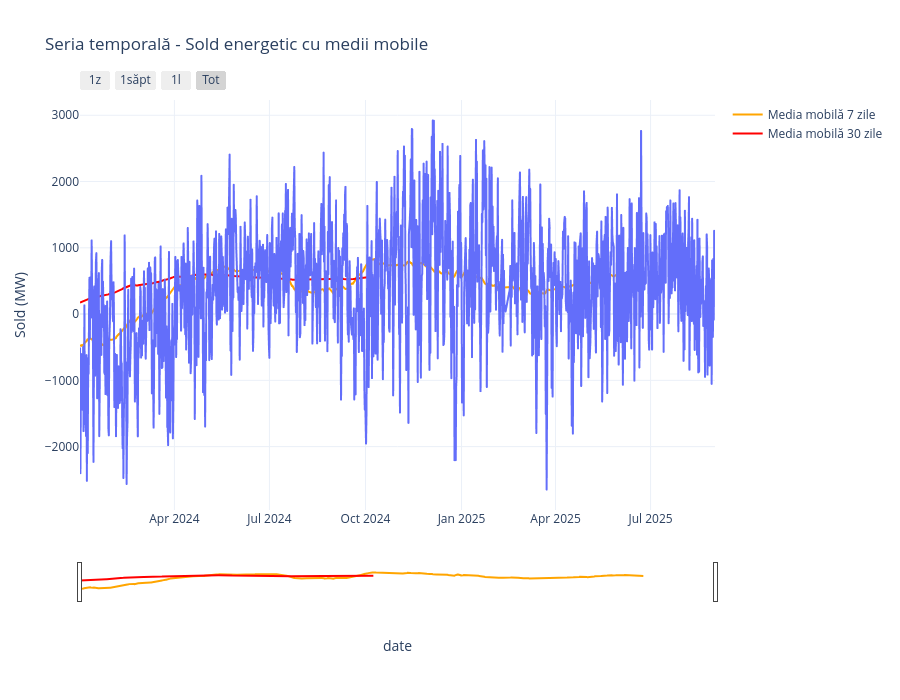

Write notebook code for a chart like this one.
### Code cell
# Seria temporară pe sold
df = data.copy()

# Calcul media mobilă
df['sold_ma7'] = df['sold'].rolling(window=7*24).mean()  # 7 zile
df['sold_ma30'] = df['sold'].rolling(window=30*24).mean()  # 30 zile

fig = px.line(df, x='date', y='sold', 
              title='Seria temporală - Sold energetic cu medii mobile')

fig.add_scatter(x=df['date'], y=df['sold_ma7'], 
                mode='lines', name='Media mobilă 7 zile',
                line=dict(color='orange', width=2))

fig.add_scatter(x=df['date'], y=df['sold_ma30'], 
                mode='lines', name='Media mobilă 30 zile',
                line=dict(color='red', width=2))

fig.update_layout(
    hovermode='x unified',
    height=700,
    xaxis=dict(
        rangeselector=dict(
            buttons=list([
                dict(count=1, label="1z", step="day", stepmode="backward"),
                dict(count=7, label="1săpt", step="day", stepmode="backward"),
                dict(count=1, label="1l", step="month", stepmode="backward"),
                dict(step="all", label="Tot")
            ])
        ),
        rangeslider=dict(visible=True),
        type="date"
    ),
    yaxis_title='Sold (MW)',
    template='plotly_white'
)

fig.show()

### Figure 1 — Plotly figure (JSON) as saved in the notebook; plotly's stock layout.template omitted (floating-point values rounded to 4 significant figures; data arrays with more than 128 entries replaced by an {"elided": "..."} marker saying what was removed)
{"data": [{"hovertemplate": "date=%{x}<br>sold=%{y}<extra></extra>", "legendgroup": "", "line": {"color": "#636efa", "dash": "solid"}, "marker": {"symbol": "circle"}, "mode": "lines", "name": "", "showlegend": false, "type": "scattergl", "x": {"elided": "1394 str values"}, "xaxis": "x", "y": {"elided": "1394 int values"}, "yaxis": "y"}, {"line": {"color": "orange", "width": 2}, "mode": "lines", "name": "Media mobilă 7 zile", "type": "scatter", "x": {"elided": "1394 str values"}, "y": {"elided": "1394 float values"}}, {"line": {"color": "red", "width": 2}, "mode": "lines", "name": "Media mobilă 30 zile", "type": "scatter", "x": {"elided": "1394 str values"}, "y": {"elided": "1394 float values"}}], "layout": {"height": 700, "hovermode": "x unified", "legend": {"tracegroupgap": 0}, "title": {"text": "Seria temporală - Sold energetic cu medii mobile"}, "xaxis": {"anchor": "y", "domain": [0, 1], "rangeselector": {"buttons": [{"count": 1, "label": "1z", "step": "day", "stepmode": "backward"}, {"count": 7, "label": "1săpt", "step": "day", "stepmode": "backward"}, {"count": 1, "label": "1l", "step": "month", "stepmode": "backward"}, {"label": "Tot", "step": "all"}]}, "rangeslider": {"visible": true}, "title": {"text": "date"}, "type": "date"}, "yaxis": {"anchor": "x", "domain": [0, 1], "title": {"text": "Sold (MW)"}}}}
